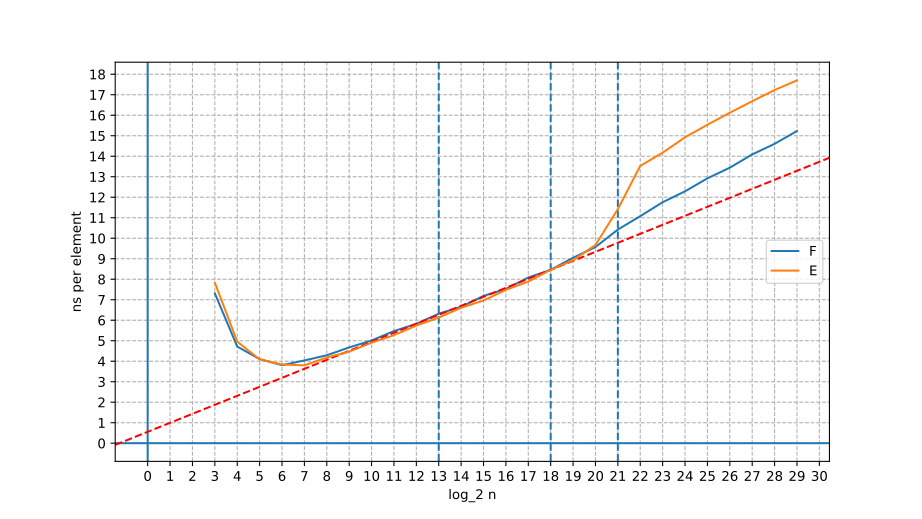

Source code (Python):
import numpy as np
from matplotlib import pyplot as plt
from os import path

make_plot = get_data = plot = get_name = lambda x: None
exec(open(path.join("..", "plot.py")).read())


make_plot([
    ("data_ntt.txt", "F"),
    ("../E/data_ntt.txt", "E")
], "plot", draw_line="data_ntt.txt")

make_plot([
    ("data_ntt.txt", "F"),
    ("../E/data_ntt.txt", "E"),
    ("../A/data_bit_reverse.txt", "bit reverse"),
], "plot1")

make_plot([
    ("data_ntt.txt", "F"),
    ("data_ntt_O3.txt", "F O3"),
    ("../A/data_bit_reverse.txt", "bit reverse")
], "plot2")


def make_ratio_plot(file1, file2, out_file):
    file1, name1 = get_name(file1)
    file2, name2 = get_name(file2)

    x1, y1 = get_data(file1)
    x2, y2 = get_data(file2)
    x2, y2 = list(x2), list(y2)

    my_dpi = 200
    plt.figure(figsize=(1920 / my_dpi, 1080 / my_dpi), dpi=my_dpi)
    plt.yticks(np.arange(0, 101, 1))

    plt.xticks(np.arange(0, 31, 1))
    plt.grid(linestyle="--")
    plt.axvline(x=13, linestyle="--")
    plt.axvline(x=18, linestyle="--")
    plt.axvline(x=21, linestyle="--")
    plt.axvline(x=0)
    plt.axhline(y=0)

    x, y = [], []
    for i in range(len(x1)):
        if x1[i] in x2:
            j = x2.index(x1[i])
            x += [x1[i]]
            y += [y1[i] / y2[i]]

    plt.plot(x, y, label=f"'{name1}' to '{name2}'  ratio")

    plt.legend()

    plt.ylabel("ratio")
    plt.xlabel("log_2 n")

    plt.savefig(f"{out_file}.svg")


make_ratio_plot(("../A/data_ntt.txt", "A"), ("data_ntt.txt", "F"), "ratio")
